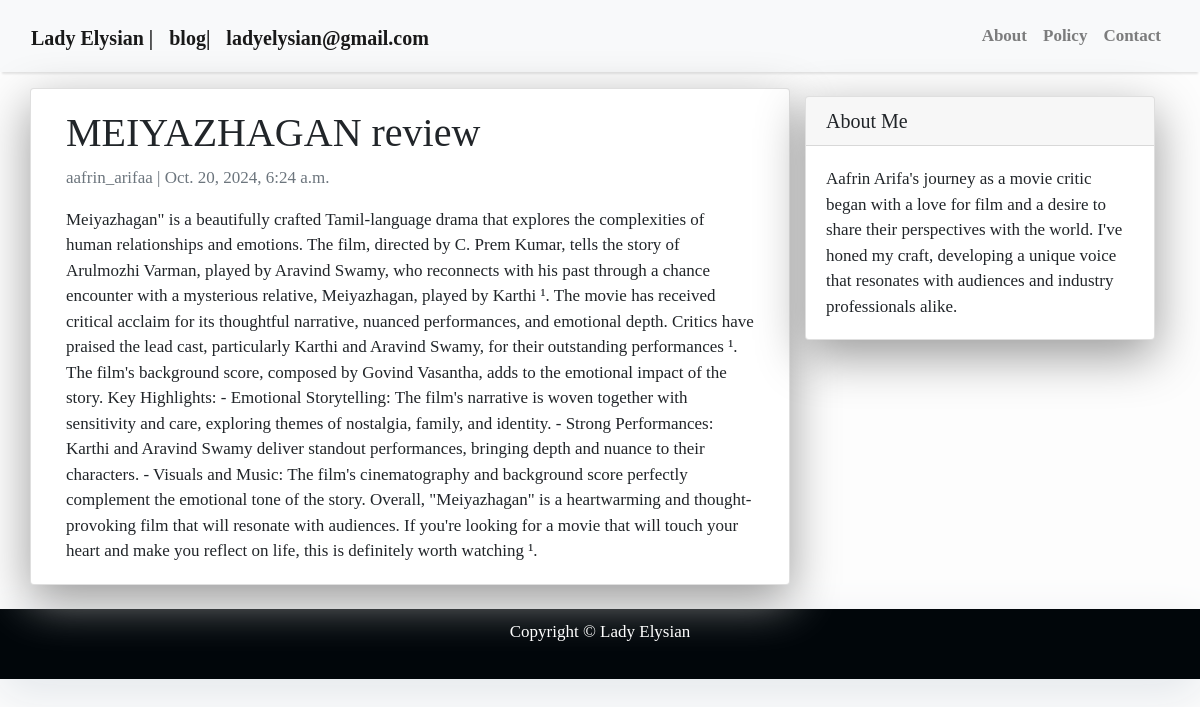
The page /post-2/ on the database its author committed.
### blog/models.py (models this page shows, shortened)
class Post(models.Model):
    title = models.CharField(max_length=200, unique=True)
    slug = models.SlugField(max_length=200, unique=True)
    author = models.ForeignKey(User, on_delete=models.CASCADE, related_name='blog_posts')
    updated_on = models.DateTimeField(auto_now=True)
    content = models.TextField()
    created_on = models.DateTimeField(auto_now_add=True)
    status = models.IntegerField(choices=STATUS, default=0)
    class Meta:
        ordering = ['-created_on']

### blog/views.py (the view)
# urls.py: path('<slug:slug>/',views.PostDetail.as_view(), name='post_detail'),
class PostDetail(generic.DetailView):
    model= Post
    template_name='post_detail.html'

### template/post_detail.html (shortened to what this page needs)
<!DOCTYPE html>
{% extends "base.html" %}
{% block content %}
<div class="container">
  <div class="row">
    <div class="col-md-8 card mb-4  mt-3 left  top">
      <div class="card-body">
        <h1>{% block title %} {{ object.title }} {% endblock title %}</h1>
        <p class=" text-muted">{{ post.author }} | {{ post.created_on }}</p>
        <p class="card-text ">{{ object.content | safe }}</p>
      </div>
    </div>
    {% block sidebar %} {% include 'sidebar.html' %} {% endblock sidebar %}
  </div>
</div>
{% endblock content %}

### template/base.html (style rules this page uses)
body { font-family: "Times New Roman", Times, serif; font-size: 17px; background-color: #fdfdfd; }

### template/sidebar.html (style rules this page uses)
.card { box-shadow: 0 16px 48px #999999; }

### rows shown on the page
Post: title "MEIYAZHAGAN review", author "aafrin_arifaa", created_on "Oct. 20, 2024, 6:24 a.m.", content "Meiyazhagan\" is a beautifully crafted Tamil-language drama that explores the complexities of human relationships and emotions. The film, directed by C. Prem Kumar, tells the story of Arulmozhi Varman, played by Aravind Swamy, who reconnects with his past through a chance encounter with a mysterious relative, Meiyazhagan, played by Karthi ¹. The movie has received critical acclaim for its thoughtful narrative, nuanced performances, and emotional depth. Critics have praised the lead cast, particularly Karthi and Aravind Swamy, for their outstanding performances ¹. The film's background score, composed by Govind Vasantha, adds to the emotional impact of the story. Key Highlights: - Emotional…"
